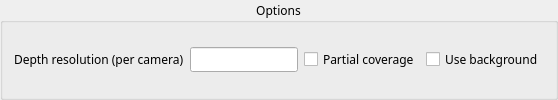
              <widget class="QGroupBox" name="gb_depth_options">
               <property name="font">
                <font>
                 <family>.SF NS Text</family>
                </font>
               </property>
               <property name="title">
                <string>Options</string>
               </property>
               <property name="alignment">
                <set>Qt::AlignCenter</set>
               </property>
               <layout class="QGridLayout" name="gridLayout_36">
                <item row="0" column="0">
                 <layout class="QGridLayout" name="gridLayout_4" columnstretch="3,1,1">
                  <item row="0" column="0">
                   <layout class="QHBoxLayout" name="horizontalLayout_4" stretch="0,0">
                    <item>
                     <widget class="QLabel" name="label_depth_options_res">
                      <property name="text">
                       <string>Depth resolution (per camera)</string>
                      </property>
                     </widget>
                    </item>
                    <item>
                     <widget class="QLineEdit" name="val_depth_options_res"/>
                    </item>
                   </layout>
                  </item>
                  <item row="0" column="1">
                   <widget class="QCheckBox" name="cb_depth_options_partial_360">
                    <property name="font">
                     <font>
                      <family>.SF NS Text</family>
                     </font>
                    </property>
                    <property name="text">
                     <string>Partial coverage</string>
                    </property>
                   </widget>
                  </item>
                  <item row="0" column="2">
                   <widget class="QCheckBox" name="cb_depth_options_use_bg">
                    <property name="font">
                     <font>
                      <family>.SF NS Text</family>
                     </font>
                    </property>
                    <property name="text">
                     <string>Use background</string>
                    </property>
                   </widget>
                  </item>
                 </layout>
                </item>
               </layout>
              </widget>
